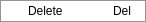
<?xml version="1.0" encoding="UTF-8"?>
<ui version="4.0">
 <class>AssetOperationsActionsForm</class>
 <widget class="QMenu" name="AssetOperationsActionsForm">
  <action name="deleteAction"><property name="text"><string>Delete</string></property><property name="shortcut"><string>Del</string></property></action>
  <action name="backspaceAction"><property name="text"><string>Delete</string></property><property name="shortcut"><string>Backspace</string></property></action>
  <addaction name="deleteAction"/>
 </widget>
 <resources/><connections/>
</ui>
